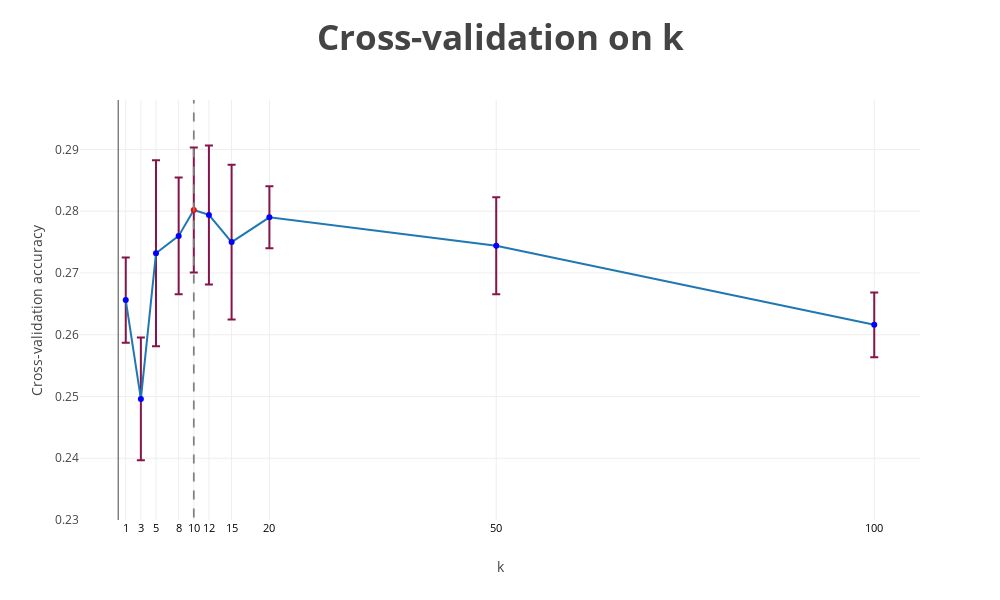

Notebook source saved alongside this figure:
### Code cell
x1, y1 = max(mean_accuracy.items(), key=itemgetter(1))
data = go.Scatter(x=list(k_to_accuracies.keys()), 
                  y=list(mean_accuracy.values()),
                  error_y=dict(type='data', array=list(std_accracy.values()), 
                               visible=True, color='#85144B'), 
                  marker=dict(color=colors), showlegend=False)
data1 = go.Scatter(x=[x1]*2, y=np.arange(0.21, 0.32, 0.1), 
                   line = dict(color = "grey",
                               width = 1.75, dash = 'dash'), 
                  marker=dict(color="grey", size=1), showlegend=False)
layout = go.Layout(height=600, width=1000,
                   yaxis=dict(title="Cross-validation accuracy",
                              range=[0.23, 0.298]),
                   xaxis=dict(title="k",
                              tickfont=dict(size=11, color='black'), tickangle=0,
                              showticklabels=True, tickvals = list(k_to_accuracies.keys())),
                   title="<b>Cross-validation on k</b>",
                   titlefont=dict(size=35))
fig = go.Figure([data, data1], layout=layout)
iplot(fig, filename='basic-error-bar')

### Figure 1 — Plotly figure (JSON) as saved in the notebook; plotly's stock layout.template omitted (floating-point values rounded to 4 significant figures)
{"data": [{"error_y": {"array": [0.006888, 0.009932, 0.01505, 0.009445, 0.01013, 0.01125, 0.01252, 0.00502, 0.007864, 0.005238], "color": "#85144B", "type": "data", "visible": true}, "marker": {"color": ["blue", "blue", "blue", "blue", "red", "blue", "blue", "blue", "blue", "blue"]}, "showlegend": false, "type": "scatter", "uid": "64f004cb-53eb-4ffc-823a-8031499c3340", "x": [1, 3, 5, 8, 10, 12, 15, 20, 50, 100], "y": [0.2656, 0.2496, 0.2732, 0.276, 0.2802, 0.2794, 0.275, 0.279, 0.2744, 0.2616]}, {"line": {"color": "grey", "dash": "dash", "width": 1.75}, "marker": {"color": "grey", "size": 1}, "showlegend": false, "type": "scatter", "uid": "e32b956c-550d-4564-b2ad-45d37df8b526", "x": [10, 10], "y": [0.21, 0.31]}], "layout": {"height": 600, "title": {"font": {"size": 35}, "text": "<b>Cross-validation on k</b>"}, "width": 1000, "xaxis": {"showticklabels": true, "tickangle": 0, "tickfont": {"color": "black", "size": 11}, "tickvals": [1, 3, 5, 8, 10, 12, 15, 20, 50, 100], "title": {"text": "k"}}, "yaxis": {"range": [0.23, 0.298], "title": {"text": "Cross-validation accuracy"}}}}
